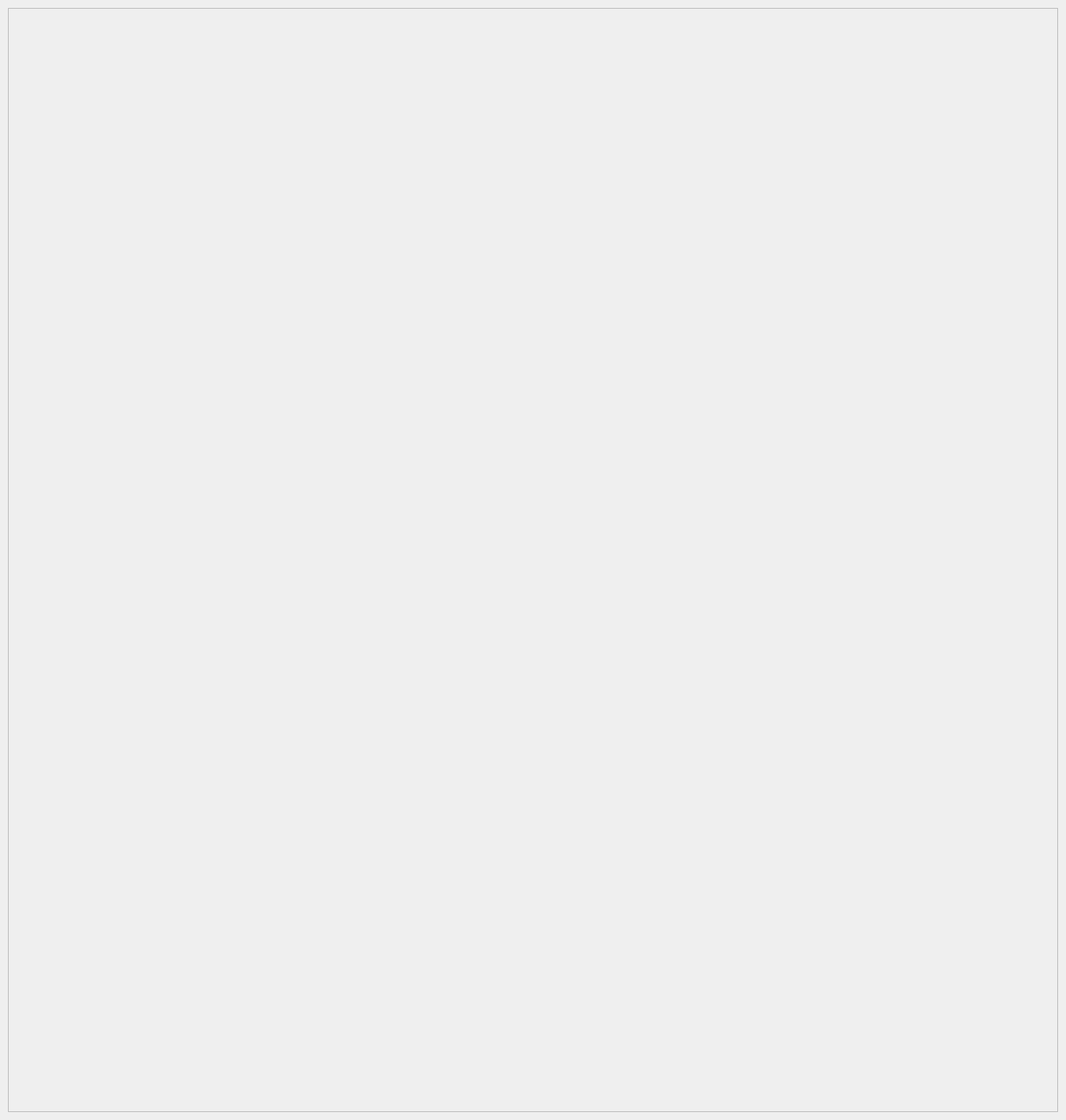
<?xml version="1.0" encoding="UTF-8"?>
<ui version="4.0">
 <class>Form</class>
 <widget class="QWidget" name="Form">
  <property name="geometry">
   <rect>
    <x>0</x>
    <y>0</y>
    <width>1472</width>
    <height>1546</height>
   </rect>
  </property>
  <property name="windowTitle">
   <string>Form</string>
  </property>
  <layout class="QVBoxLayout" name="verticalLayout">
   <item>
    <widget class="QScrollArea" name="scrollArea">
     <property name="widgetResizable">
      <bool>true</bool>
     </property>
     <widget class="QWidget" name="scrollAreaWidgetContents">
      <property name="geometry">
       <rect>
        <x>0</x>
        <y>-112</y>
        <width>1438</width>
        <height>1638</height>
       </rect>
      </property>
      <layout class="QVBoxLayout" name="verticalLayout_2">
       <item>
        <layout class="QGridLayout" name="gridLayout">
         <item row="10" column="1">
          <widget class="CDPBaseUiLoaderWidget" name="camera12">
           <property name="cdpTargetRouting">
            <string>VWController.Cameras.Camera12</string>
           </property>
           <property name="uiFileName">
            <string>./ui/elements/cameracontainer.ui</string>
           </property>
          </widget>
         </item>
         <item row="4" column="1">
          <widget class="CDPBaseUiLoaderWidget" name="camera04">
           <property name="cdpTargetRouting">
            <string>VWController.Cameras.Camera04</string>
           </property>
           <property name="uiFileName">
            <string>./ui/elements/cameracontainer.ui</string>
           </property>
          </widget>
         </item>
         <item row="1" column="1">
          <widget class="CDPBaseUiLoaderWidget" name="camera02">
           <property name="cdpTargetRouting">
            <string>VWController.Cameras.Camera02</string>
           </property>
           <property name="uiFileName">
            <string>./ui/elements/cameracontainer.ui</string>
           </property>
          </widget>
         </item>
         <item row="4" column="0">
          <widget class="CDPBaseUiLoaderWidget" name="camera03">
           <property name="cdpTargetRouting">
            <string>VWController.Cameras.Camera03</string>
           </property>
           <property name="uiFileName">
            <string>./ui/elements/cameracontainer.ui</string>
           </property>
          </widget>
         </item>
         <item row="11" column="0">
          <widget class="CDPBaseUiLoaderWidget" name="camera13">
           <property name="cdpTargetRouting">
            <string>VWController.Cameras.Camera13</string>
           </property>
           <property name="uiFileName">
            <string>./ui/elements/cameracontainer.ui</string>
           </property>
          </widget>
         </item>
         <item row="5" column="0">
          <widget class="CDPBaseUiLoaderWidget" name="camera05">
           <property name="cdpTargetRouting">
            <string>VWController.Cameras.Camera05</string>
           </property>
           <property name="uiFileName">
            <string>./ui/elements/cameracontainer.ui</string>
           </property>
          </widget>
         </item>
         <item row="7" column="0">
          <widget class="CDPBaseUiLoaderWidget" name="camera07">
           <property name="cdpTargetRouting">
            <string>VWController.Cameras.Camera07</string>
           </property>
           <property name="uiFileName">
            <string>./ui/elements/cameracontainer.ui</string>
           </property>
          </widget>
         </item>
         <item row="9" column="1">
          <widget class="CDPBaseUiLoaderWidget" name="camera10">
           <property name="cdpTargetRouting">
            <string>VWController.Cameras.Camera10</string>
           </property>
           <property name="uiFileName">
            <string>./ui/elements/cameracontainer.ui</string>
           </property>
          </widget>
         </item>
         <item row="9" column="0">
          <widget class="CDPBaseUiLoaderWidget" name="camera09">
           <property name="cdpTargetRouting">
            <string>VWController.Cameras.Camera09</string>
           </property>
           <property name="uiFileName">
            <string>./ui/elements/cameracontainer.ui</string>
           </property>
          </widget>
         </item>
         <item row="10" column="0">
          <widget class="CDPBaseUiLoaderWidget" name="camera11">
           <property name="cdpTargetRouting">
            <string>VWController.Cameras.Camera11</string>
           </property>
           <property name="uiFileName">
            <string>./ui/elements/cameracontainer.ui</string>
           </property>
          </widget>
         </item>
         <item row="5" column="1">
          <widget class="CDPBaseUiLoaderWidget" name="camera06">
           <property name="cdpTargetRouting">
            <string>VWController.Cameras.Camera06</string>
           </property>
           <property name="uiFileName">
            <string>./ui/elements/cameracontainer.ui</string>
           </property>
          </widget>
         </item>
         <item row="7" column="1">
          <widget class="CDPBaseUiLoaderWidget" name="camera08">
           <property name="cdpTargetRouting">
            <string>VWController.Cameras.Camera08</string>
           </property>
           <property name="uiFileName">
            <string>./ui/elements/cameracontainer.ui</string>
           </property>
          </widget>
         </item>
         <item row="1" column="0">
          <widget class="CDPBaseUiLoaderWidget" name="camera01">
           <property name="cdpTargetRouting">
            <string>VWController.Cameras.Camera01</string>
           </property>
           <property name="uiFileName">
            <string>./ui/elements/cameracontainer.ui</string>
           </property>
          </widget>
         </item>
         <item row="11" column="1">
          <widget class="CDPBaseUiLoaderWidget" name="camera14">
           <property name="cdpTargetRouting">
            <string>VWController.Cameras.Camera14</string>
           </property>
           <property name="uiFileName">
            <string>./ui/elements/cameracontainer.ui</string>
           </property>
          </widget>
         </item>
        </layout>
       </item>
      </layout>
     </widget>
    </widget>
   </item>
  </layout>
 </widget>
 <customwidgets>
  <customwidget>
   <class>CDPBaseUiLoaderWidget</class>
   <extends>QWidget</extends>
   <header>CDPBaseWidgets/CDPBaseUiLoaderWidget.h</header>
  </customwidget>
 </customwidgets>
 <resources/>
 <connections/>
</ui>
